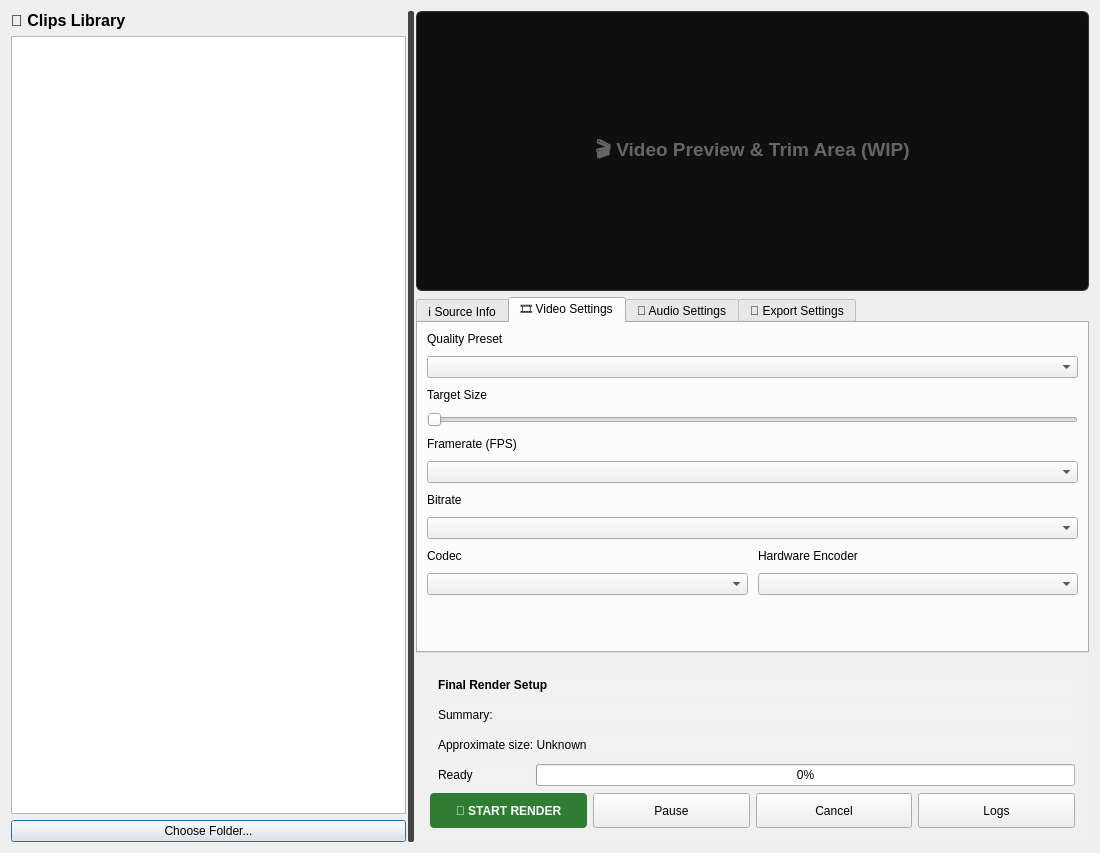
<?xml version="1.0" encoding="UTF-8"?>
<ui version="4.0">
 <class>Dialog</class>
 <widget class="QDialog" name="Dialog">
  <property name="geometry">
   <rect>
    <x>0</x>
    <y>0</y>
    <width>1100</width>
    <height>853</height>
   </rect>
  </property>
  <property name="windowTitle">
   <string>Steempeg v7</string>
  </property>
  <layout class="QHBoxLayout" name="horizontalLayout_main">
   <item>
    <widget class="QSplitter" name="main_splitter">
     <property name="styleSheet">
      <string>QSplitter::handle { background-color: #444; margin: 0px 2px; border-radius: 2px; } QSplitter::handle:hover { background-color: #666; }</string>
     </property>
     <property name="orientation">
      <enum>Qt::Orientation::Horizontal</enum>
     </property>
     <property name="handleWidth">
      <number>6</number>
     </property>
     <widget class="QWidget" name="left_panel" native="true">
      <layout class="QVBoxLayout" name="verticalLayout_left">
       <property name="leftMargin">
        <number>0</number>
       </property>
       <property name="topMargin">
        <number>0</number>
       </property>
       <property name="bottomMargin">
        <number>0</number>
       </property>
       <item>
        <widget class="QLabel" name="label_13">
         <property name="font">
          <font>
           <pointsize>12</pointsize>
           <bold>true</bold>
          </font>
         </property>
         <property name="text">
          <string>📁 Clips Library</string>
         </property>
        </widget>
       </item>
       <item>
        <widget class="QTableWidget" name="table_clips"/>
       </item>
       <item>
        <widget class="QPushButton" name="btn_browse">
         <property name="text">
          <string>Choose Folder...</string>
         </property>
        </widget>
       </item>
      </layout>
     </widget>
     <widget class="QWidget" name="right_panel" native="true">
      <layout class="QVBoxLayout" name="verticalLayout_right">
       <property name="topMargin">
        <number>0</number>
       </property>
       <property name="rightMargin">
        <number>0</number>
       </property>
       <property name="bottomMargin">
        <number>0</number>
       </property>
       <item>
        <widget class="QLabel" name="label_video_preview">
         <property name="minimumSize">
          <size>
           <width>0</width>
           <height>280</height>
          </size>
         </property>
         <property name="font">
          <font>
           <pointsize>14</pointsize>
           <bold>true</bold>
          </font>
         </property>
         <property name="styleSheet">
          <string>background-color: #0f0f0f; color: #666; border: 1px solid #333; border-radius: 6px;</string>
         </property>
         <property name="text">
          <string>🎬 Video Preview &amp; Trim Area (WIP)</string>
         </property>
         <property name="alignment">
          <set>Qt::AlignmentFlag::AlignCenter</set>
         </property>
        </widget>
       </item>
       <item>
        <widget class="QTabWidget" name="settings_tabs">
         <property name="currentIndex">
          <number>1</number>
         </property>
         <widget class="QWidget" name="tab_source">
          <attribute name="title">
           <string>ℹ️ Source Info</string>
          </attribute>
          <layout class="QVBoxLayout" name="verticalLayout_source">
           <property name="spacing">
            <number>12</number>
           </property>
           <item>
            <widget class="QLabel" name="source_label">
             <property name="font">
              <font>
               <pointsize>10</pointsize>
              </font>
             </property>
             <property name="text">
              <string>Source:</string>
             </property>
             <property name="wordWrap">
              <bool>true</bool>
             </property>
            </widget>
           </item>
           <item>
            <widget class="QLabel" name="orig_res_label">
             <property name="font">
              <font>
               <pointsize>10</pointsize>
              </font>
             </property>
             <property name="text">
              <string>Original resolution:</string>
             </property>
            </widget>
           </item>
           <item>
            <widget class="QLabel" name="label_duration">
             <property name="font">
              <font>
               <pointsize>10</pointsize>
              </font>
             </property>
             <property name="text">
              <string>Time:</string>
             </property>
            </widget>
           </item>
           <item>
            <widget class="QLabel" name="label_fps">
             <property name="font">
              <font>
               <pointsize>10</pointsize>
              </font>
             </property>
             <property name="text">
              <string>FPS:</string>
             </property>
            </widget>
           </item>
           <item>
            <widget class="QLabel" name="label_size">
             <property name="font">
              <font>
               <pointsize>10</pointsize>
              </font>
             </property>
             <property name="text">
              <string>Size:</string>
             </property>
            </widget>
           </item>
           <item>
            <spacer name="verticalSpacer_source">
             <property name="orientation">
              <enum>Qt::Orientation::Vertical</enum>
             </property>
             <property name="sizeHint" stdset="0">
              <size>
               <width>0</width>
               <height>0</height>
              </size>
             </property>
            </spacer>
           </item>
          </layout>
         </widget>
         <widget class="QWidget" name="tab_video">
          <attribute name="title">
           <string>🎞 Video Settings</string>
          </attribute>
          <layout class="QVBoxLayout" name="verticalLayout_video">
           <property name="spacing">
            <number>10</number>
           </property>
           <item>
            <widget class="QLabel" name="label_2">
             <property name="text">
              <string>Quality Preset</string>
             </property>
            </widget>
           </item>
           <item>
            <widget class="QComboBox" name="combo_quality"/>
           </item>
           <item>
            <widget class="QLabel" name="label_target_size">
             <property name="text">
              <string>Target Size</string>
             </property>
            </widget>
           </item>
           <item>
            <widget class="QSlider" name="size_slider">
             <property name="orientation">
              <enum>Qt::Orientation::Horizontal</enum>
             </property>
            </widget>
           </item>
           <item>
            <widget class="QLabel" name="label_5">
             <property name="text">
              <string>Framerate (FPS)</string>
             </property>
            </widget>
           </item>
           <item>
            <widget class="QComboBox" name="combo_fps"/>
           </item>
           <item>
            <widget class="QLabel" name="label_4">
             <property name="text">
              <string>Bitrate</string>
             </property>
            </widget>
           </item>
           <item>
            <widget class="QComboBox" name="combo_bitrate"/>
           </item>
           <item>
            <layout class="QHBoxLayout" name="horizontalLayout_codecs">
             <item>
              <layout class="QVBoxLayout">
               <item>
                <widget class="QLabel" name="label_14">
                 <property name="text">
                  <string>Codec</string>
                 </property>
                </widget>
               </item>
               <item>
                <widget class="QComboBox" name="combo_codec"/>
               </item>
              </layout>
             </item>
             <item>
              <layout class="QVBoxLayout">
               <item>
                <widget class="QLabel" name="label_6">
                 <property name="text">
                  <string>Hardware Encoder</string>
                 </property>
                </widget>
               </item>
               <item>
                <widget class="QComboBox" name="combo_encoder"/>
               </item>
              </layout>
             </item>
            </layout>
           </item>
           <item>
            <spacer name="verticalSpacer_video">
             <property name="orientation">
              <enum>Qt::Orientation::Vertical</enum>
             </property>
             <property name="sizeHint" stdset="0">
              <size>
               <width>0</width>
               <height>0</height>
              </size>
             </property>
            </spacer>
           </item>
          </layout>
         </widget>
         <widget class="QWidget" name="tab_audio">
          <attribute name="title">
           <string>🎵 Audio Settings</string>
          </attribute>
          <layout class="QVBoxLayout" name="verticalLayout_audio">
           <item>
            <spacer name="verticalSpacer_audio1">
             <property name="orientation">
              <enum>Qt::Orientation::Vertical</enum>
             </property>
             <property name="sizeHint" stdset="0">
              <size>
               <width>0</width>
               <height>0</height>
              </size>
             </property>
            </spacer>
           </item>
           <item>
            <widget class="QLabel" name="label_audio_placeholder">
             <property name="font">
              <font>
               <pointsize>12</pointsize>
               <italic>true</italic>
              </font>
             </property>
             <property name="styleSheet">
              <string>color: #888;</string>
             </property>
             <property name="text">
              <string>Audio extraction and quality settings will be available here.</string>
             </property>
             <property name="alignment">
              <set>Qt::AlignmentFlag::AlignCenter</set>
             </property>
            </widget>
           </item>
           <item>
            <spacer name="verticalSpacer_audio2">
             <property name="orientation">
              <enum>Qt::Orientation::Vertical</enum>
             </property>
             <property name="sizeHint" stdset="0">
              <size>
               <width>0</width>
               <height>0</height>
              </size>
             </property>
            </spacer>
           </item>
          </layout>
         </widget>
         <widget class="QWidget" name="tab_export">
          <attribute name="title">
           <string>💾 Export Settings</string>
          </attribute>
          <layout class="QVBoxLayout" name="verticalLayout_export">
           <property name="spacing">
            <number>12</number>
           </property>
           <item>
            <widget class="QLabel" name="label_10">
             <property name="text">
              <string>Output File Name</string>
             </property>
            </widget>
           </item>
           <item>
            <widget class="QLineEdit" name="input_filename"/>
           </item>
           <item>
            <widget class="QPushButton" name="destination_button">
             <property name="minimumSize">
              <size>
               <width>0</width>
               <height>30</height>
              </size>
             </property>
             <property name="text">
              <string>Choose Destination Folder...</string>
             </property>
            </widget>
           </item>
           <item>
            <widget class="QLabel" name="label_location">
             <property name="font">
              <font>
               <pointsize>9</pointsize>
              </font>
             </property>
             <property name="text">
              <string>Rendered video location:</string>
             </property>
             <property name="wordWrap">
              <bool>true</bool>
             </property>
            </widget>
           </item>
           <item>
            <spacer name="verticalSpacer_export">
             <property name="orientation">
              <enum>Qt::Orientation::Vertical</enum>
             </property>
             <property name="sizeHint" stdset="0">
              <size>
               <width>0</width>
               <height>0</height>
              </size>
             </property>
            </spacer>
           </item>
          </layout>
         </widget>
        </widget>
       </item>
       <item>
        <widget class="QFrame" name="frame_status">
         <property name="styleSheet">
          <string>QFrame { background-color: rgba(255, 255, 255, 0.05); border-radius: 6px; padding: 5px; }</string>
         </property>
         <property name="frameShape">
          <enum>QFrame::Shape::StyledPanel</enum>
         </property>
         <layout class="QVBoxLayout" name="verticalLayout_status">
          <item>
           <widget class="QLabel" name="label_11">
            <property name="font">
             <font>
              <bold>true</bold>
             </font>
            </property>
            <property name="text">
             <string>Final Render Setup</string>
            </property>
           </widget>
          </item>
          <item>
           <widget class="QLabel" name="label_summary">
            <property name="text">
             <string>Summary:</string>
            </property>
           </widget>
          </item>
          <item>
           <widget class="QLabel" name="label_approx_size">
            <property name="text">
             <string>Approximate size: Unknown</string>
            </property>
           </widget>
          </item>
          <item>
           <layout class="QHBoxLayout" name="horizontalLayout_progress">
            <item>
             <widget class="QLabel" name="label_status">
              <property name="minimumSize">
               <size>
                <width>100</width>
                <height>0</height>
               </size>
              </property>
              <property name="text">
               <string>Ready</string>
              </property>
             </widget>
            </item>
            <item>
             <widget class="QProgressBar" name="progress_render">
              <property name="value">
               <number>0</number>
              </property>
             </widget>
            </item>
           </layout>
          </item>
          <item>
           <layout class="QHBoxLayout" name="horizontalLayout_buttons">
            <item>
             <widget class="QPushButton" name="btn_start">
              <property name="minimumSize">
               <size>
                <width>150</width>
                <height>35</height>
               </size>
              </property>
              <property name="styleSheet">
               <string>background-color: #2e7d32; color: white; font-weight: bold; border-radius: 4px;</string>
              </property>
              <property name="text">
               <string>🚩 START RENDER</string>
              </property>
             </widget>
            </item>
            <item>
             <widget class="QPushButton" name="btn_pause">
              <property name="minimumSize">
               <size>
                <width>0</width>
                <height>35</height>
               </size>
              </property>
              <property name="text">
               <string>Pause</string>
              </property>
             </widget>
            </item>
            <item>
             <widget class="QPushButton" name="btn_cancel">
              <property name="minimumSize">
               <size>
                <width>0</width>
                <height>35</height>
               </size>
              </property>
              <property name="text">
               <string>Cancel</string>
              </property>
             </widget>
            </item>
            <item>
             <widget class="QPushButton" name="btn_logs">
              <property name="minimumSize">
               <size>
                <width>0</width>
                <height>35</height>
               </size>
              </property>
              <property name="text">
               <string>Logs</string>
              </property>
             </widget>
            </item>
           </layout>
          </item>
         </layout>
        </widget>
       </item>
      </layout>
     </widget>
    </widget>
   </item>
  </layout>
 </widget>
 <resources/>
 <connections/>
</ui>
